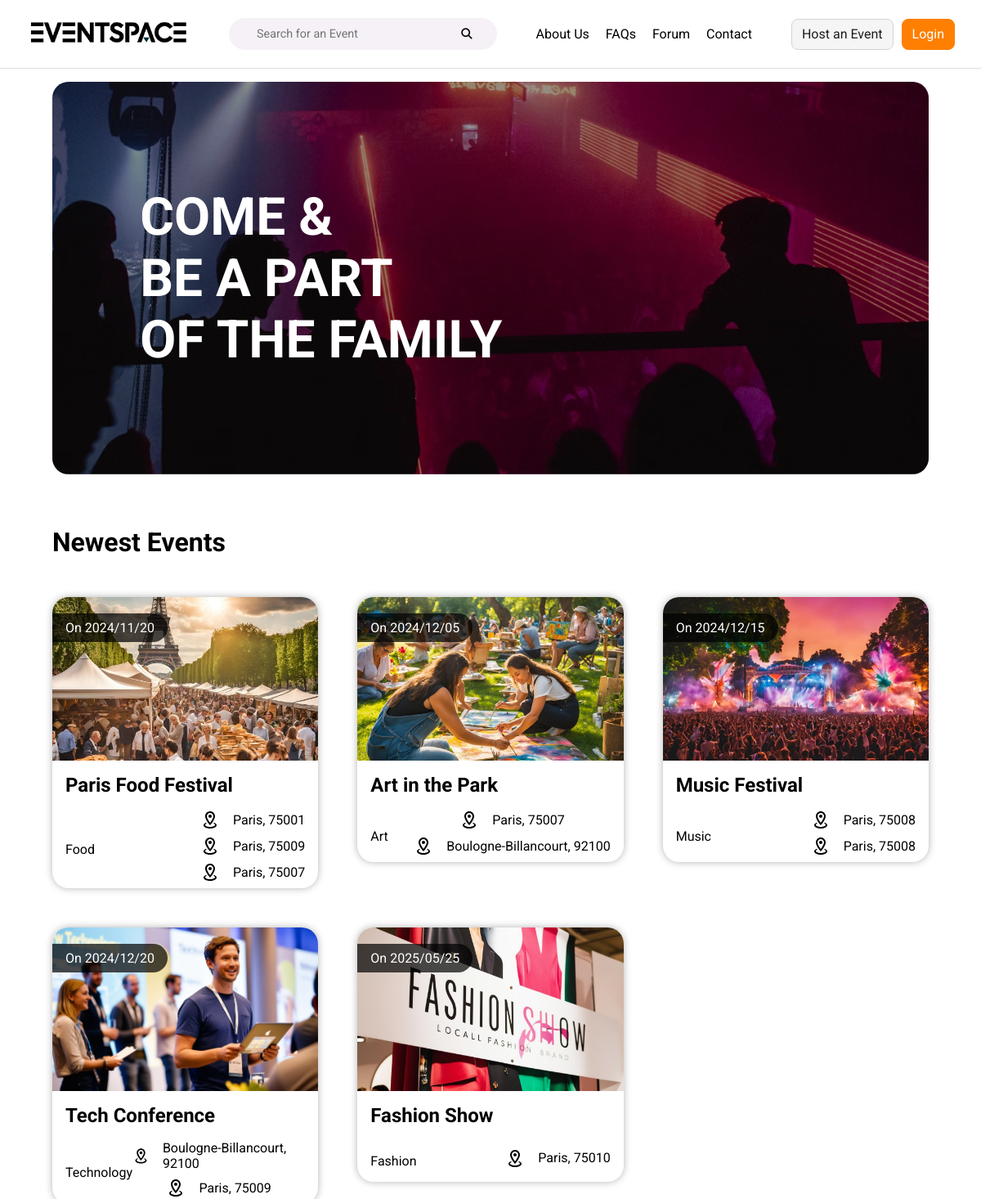
Page /server/views/home.php (upper part) on the earlier database version.
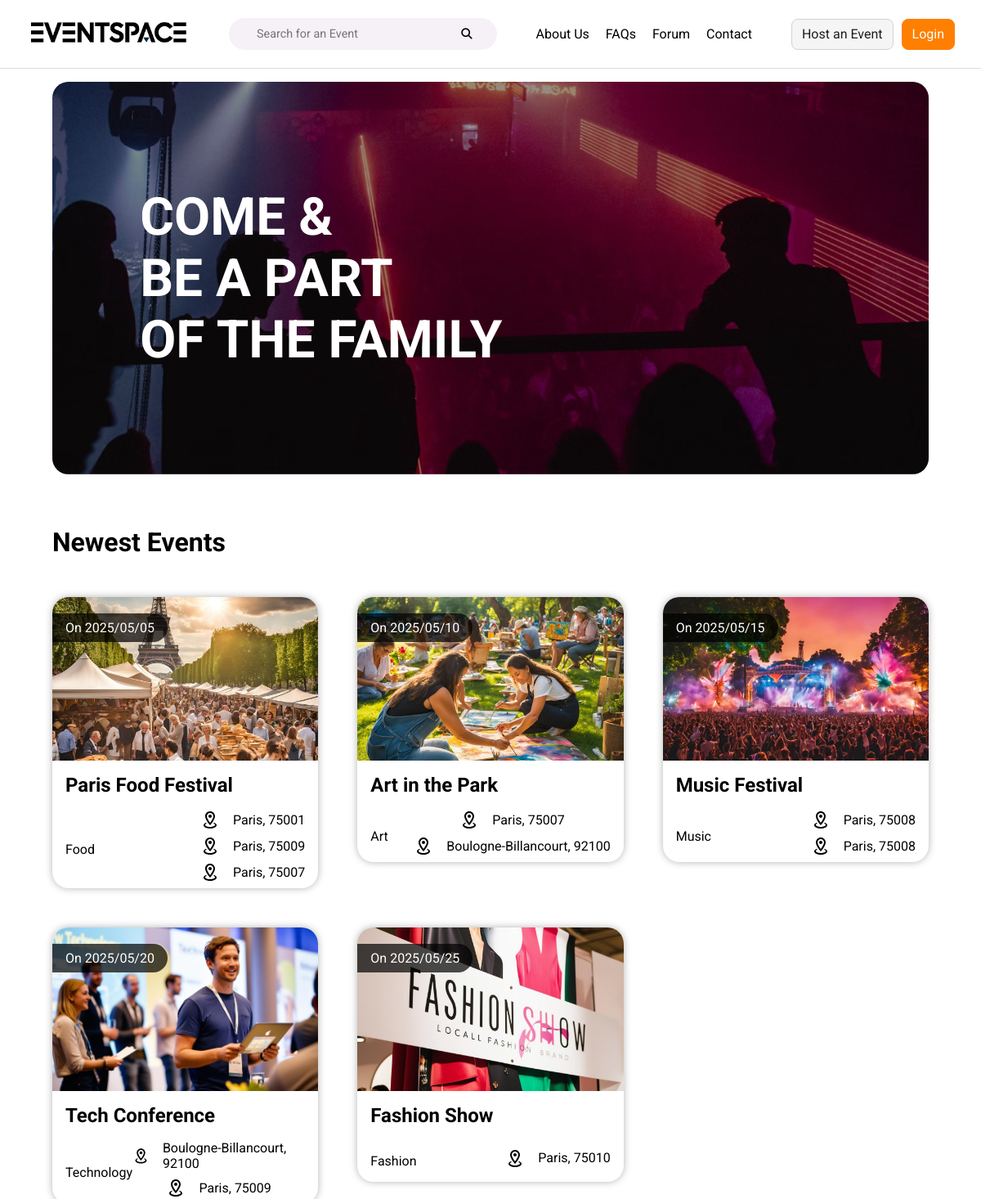
Same page on the later database version.
### tables this page shows
CREATE TABLE `event` (
  `id` int(11) NOT NULL,
  `name` varchar(100) NOT NULL,
  `description` text,
  `coverPhoto` varchar(255) DEFAULT NULL,
  `creationTimestamp` timestamp NOT NULL DEFAULT CURRENT_TIMESTAMP,
  `isApproved` tinyint(1) NOT NULL DEFAULT '0'
);

CREATE TABLE `category` (
  `id` int(11) NOT NULL,
  `name` varchar(50) NOT NULL,
  `photo` varchar(255) NOT NULL
);

### server/models/event.php (called while the page is built, shortened)
<?php
function getEvents($conn): array
{
    $query = "SELECT
        e.id AS id,
        e.name AS name,
        e.description AS description,
        e.coverPhoto AS coverPhoto,
        c.id AS categoryId,
        c.name AS categoryName,
        MIN(p.startDate) AS startDateTime,
        JSON_ARRAYAGG(JSON_OBJECT('city', l.city, 'postalCode', l.postalCode)) AS locations
    FROM
        event e
    JOIN
        eventcategory ec ON e.id = ec.idEvent
    JOIN
        category c ON ec.idCategory = c.id
    JOIN
        planning p ON e.id = p.idEvent
    JOIN
        location l ON p.idLocation = l.id
    WHERE
        e.isApproved = 1
    GROUP BY
        e.id, e.name, e.description, e.coverPhoto, c.id, c.name
    ORDER BY e.creationTimestamp DESC
    LIMIT 5";
    $result = $conn->query($query);
    $events = [];
    if ($result->num_rows > 0) {
        while ($row = $result->fetch_assoc()) {
            $events[] = $row;
        }
    }
    return $events;
}
?>

### server/controllers/home.php (called while the page is built, shortened)
<?php
include(__DIR__ . "/../db_connection.php");
include(__DIR__ . "/../models/event.php");
$events = getEvents($conn);
?>

### server/views/home.php (the view, shortened to what this page needs)
<?php
include "../controllers/home.php";
include_once '../components/header.php'; ?>
<main>
    <div id="hero-image">
        <h1>Come &<br> Be a part<br> of the family</h1>
    </div>
    <div id="popular-events">
        <h2 class="section-title">Newest Events</h2>
        <div class="event-preview-list">
            <?php foreach ($events as $event): ?>
                <?php
                include '../components/event-preview.php';
                ?>
            <?php endforeach; ?>
        </div>
    </div>
</main>
</body>
</html>

### server/components/event-preview.php (shortened to what this page needs)
<a href="event-details.php?id=<?= htmlspecialchars($event['id']) ?>" class="event-preview-link">
<div class="event-preview">
                <div class="event-preview-image" style="background-image: url('<?= htmlspecialchars($event['coverPhoto']) ?>');">
                    <div class="event-preview-date">
                        On <?= date('Y/m/d', strtotime($event['startDateTime'])) ?>
                    </div>
                </div>
                <div class="event-preview-info">
                    <h4 class="event-preview-title"><?= htmlspecialchars($event['name']) ?></h4>
                    <div class="event-preview-category-container">
                        <p class="event-preview-category"><?= htmlspecialchars($event['categoryName']) ?></p>
                        <div class="event-preview-location-list">
                            <?php
                                $locations = json_decode($event['locations'], true);
                                if (!empty($locations)):
                                    foreach ($locations as $location): ?>
                                            <div class="event-preview-location">
                                                <p class="event-preview-location-title"><?= htmlspecialchars($location['city']) ?>, <?= htmlspecialchars($location['postalCode']) ?></p>
                                            </div>
                                    <?php endforeach;
                                endif; ?>
                        </div>
                    </div>
                </div>
            </div>
        </a>

Differences in the rows shown:
changed event "Paris Food Festival": startDateTime "2024/11/20" → "2025/05/05"
changed event "Art in the Park": startDateTime "2024/12/05" → "2025/05/10"
changed event "Music Festival": startDateTime "2024/12/15" → "2025/05/15"
changed event "Tech Conference": startDateTime "2024/12/20" → "2025/05/20"
